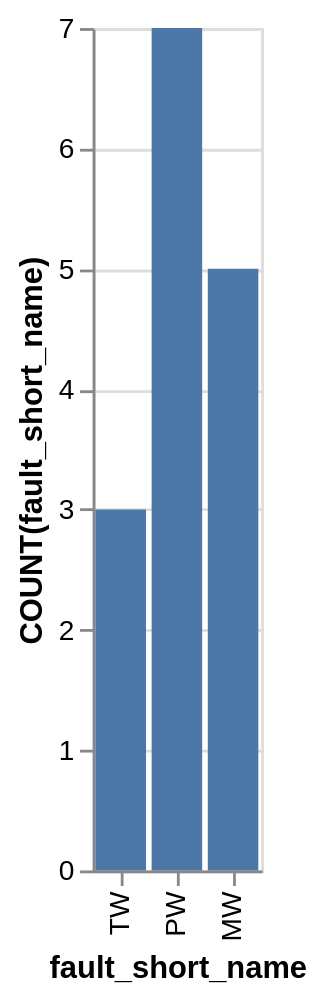

This figure's Vega-Lite source:
### Vega-Lite specification from a JSON file in a GitHub repository (floating-point values rounded to 4 significant figures)
{"data": {"values": [{"x_data": "TW", "y_data": 3}, {"x_data": "PW", "y_data": 7}, {"x_data": "MW", "y_data": 5}]}, "mark": "bar", "encoding": {"x": {"field": "x_data", "type": "nominal", "title": "fault_short_name", "sort": "descending"}, "y": {"field": "y_data", "type": "quantitative", "title": "COUNT(fault_short_name)"}}}
